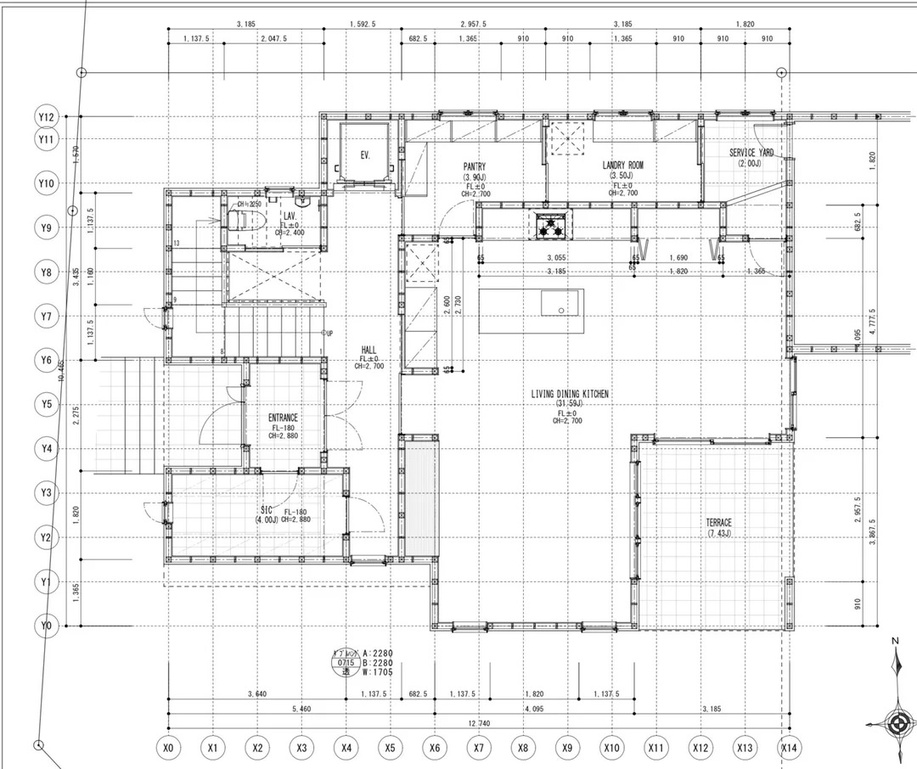
#> input picture floor_plan.jpg, 917 x 769 px, shrunk from 1080 x 906 before the run
$ python -i image_processing.py   (imports and definitions only)
#> lines starting #> are read from the running program, lines starting #| are printed output that depends on the picture; after the words box and inside, x2 and y2 are one past the last pixel; in counts of white or black regions, pixels touching at a corner belong together
import cv2
import numpy as np
import logging

# Configure logging
# [6 lines not run here, left out]
logger = logging.getLogger('FloorPlanProcessor')
class FloorPlanProcessor:
    def __init__(self, image_path):
        """
        Initialize the floor plan processor with the path to the image.

        Args:
            image_path (str): Path to the floor plan image
        """
#> called with image_path = '../floor_plan.jpg'
        self.image_path = image_path
        self.image = cv2.imread(image_path)
#> self.image is the input picture: shape (769, 917, 3); min 0, max 255, mean 242
        if self.image is None:
            raise ValueError(f"Could not read image from {image_path}")

        # Get image dimensions
        self.height, self.width = self.image.shape[:2]

        # Initialize class variables
        self.processed_image = None
        self.walls = None
        self.doors = None
        self.windows = None
        self.rooms = None
        self.room_dimensions = None
        self.scale_factor = None

        # Wall thickness estimation (in pixels)
        self.estimated_wall_thickness = None

    def preprocess(self):
        """
        Preprocess the image to enhance features for detection.
        """
        # Create a copy of the original image
        original = self.image.copy()

        # Convert to grayscale
        gray = cv2.cvtColor(original, cv2.COLOR_BGR2GRAY)

        # Apply bilateral filter to reduce noise while preserving edges
        filtered = cv2.bilateralFilter(gray, 9, 75, 75)

        # Apply Contrast Limited Adaptive Histogram Equalization (CLAHE)
        clahe = cv2.createCLAHE(clipLimit=2.0, tileGridSize=(8, 8))
        equalized = clahe.apply(filtered)
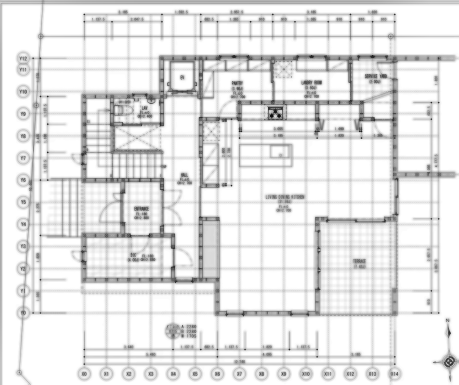
#> equalized: shape (769, 917) (shown at 1/2 size); min 13, max 255, mean 229.4

        # Apply adaptive thresholding with different parameters
        binary = cv2.adaptiveThreshold(
            equalized, 255, cv2.ADAPTIVE_THRESH_GAUSSIAN_C,
            cv2.THRESH_BINARY_INV, 21, 5
        )
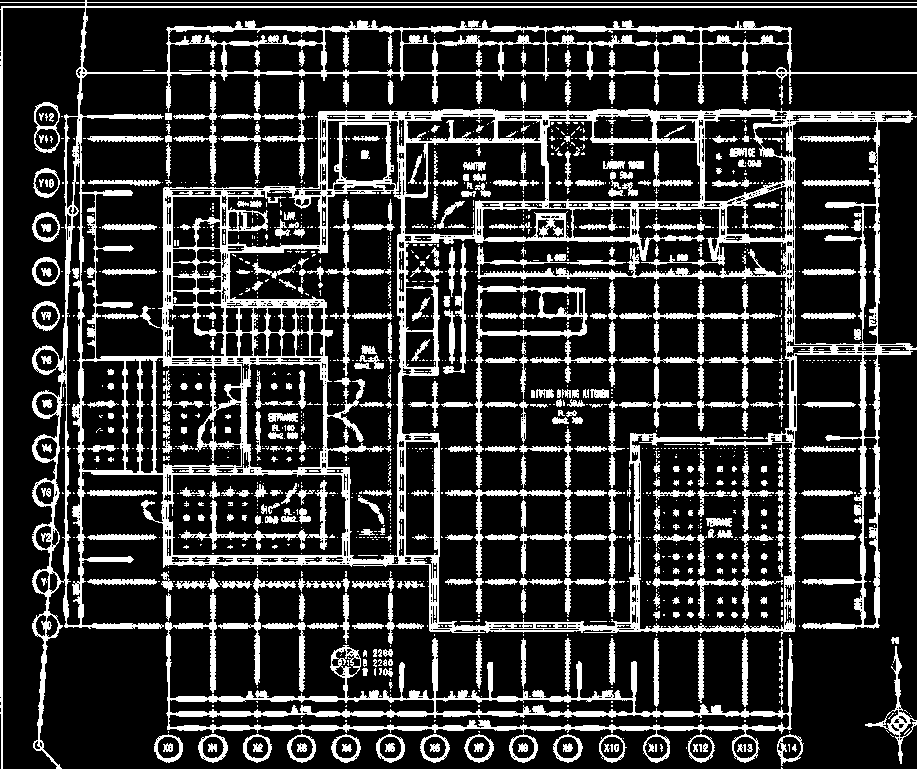
#> binary: shape (769, 917); 21% white; 1564 white regions (1095 under 20 px), largest, box (x1, y1, x2, y2) and area: (0, 0, 917, 769) 75855, (165, 593, 793, 763) 11743, (474, 285, 588, 443) 2123

        # Estimate wall thickness
        self.estimated_wall_thickness = self._estimate_wall_thickness(binary)
        print(f"Estimated wall thickness: {self.estimated_wall_thickness} pixels")

        # Create structural element for morphological operations
        kernel_size = max(3, int(self.estimated_wall_thickness / 3))
        kernel = np.ones((kernel_size, kernel_size), np.uint8)

        # Close small gaps in walls
        closed = cv2.morphologyEx(binary, cv2.MORPH_CLOSE, kernel, iterations=1)

        # Remove small noise
        opened = cv2.morphologyEx(closed, cv2.MORPH_OPEN, kernel, iterations=1)

        self.processed_image = opened
        return self.processed_image

    def _estimate_wall_thickness(self, binary_image):
        """
        Estimate the wall thickness from the binary image.

        Args:
            binary_image (numpy.ndarray): Binary image of the floor plan

        Returns:
            int: Estimated wall thickness in pixels
        """
        # Create a distance transform
        dist_transform = cv2.distanceTransform(binary_image, cv2.DIST_L2, 5)
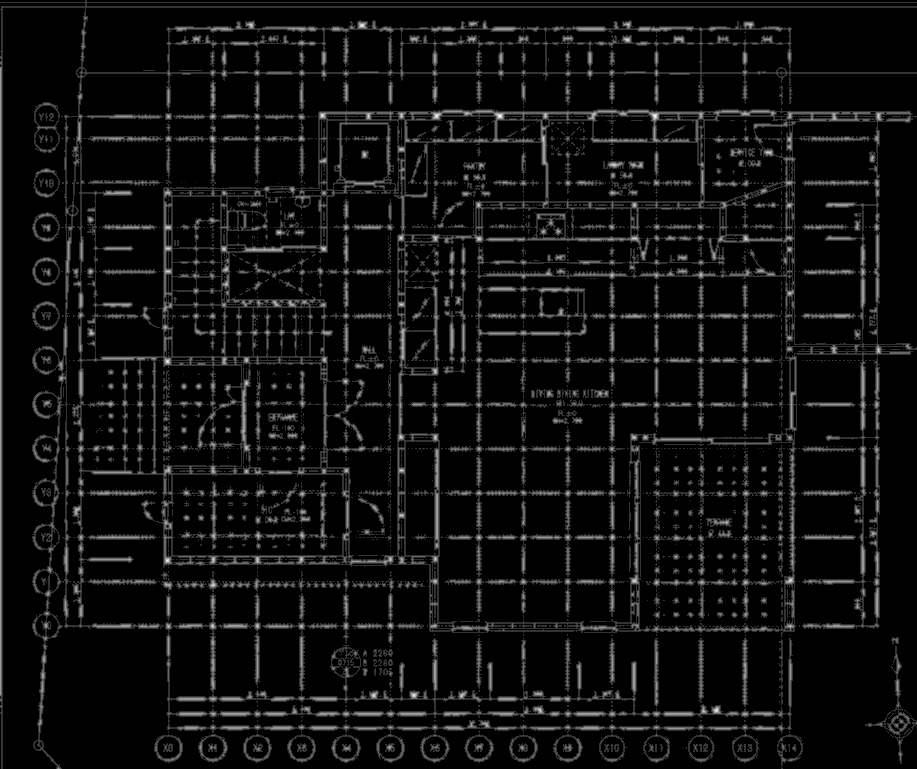
#> dist_transform: shape (769, 917) float32; min 0, max 5, mean 0.303; drawn with min black and max white

        # Find local maxima of the distance transform
        kernel = np.ones((5, 5), np.uint8)
        locmax = cv2.dilate(dist_transform, kernel)
        mask = cv2.compare(dist_transform, locmax, cv2.CMP_EQ)
#> mask: shape (769, 917); 56.6% white; 64 black regions (1 under 20 px), largest, box (x1, y1, x2, y2) and area: (0, 0, 917, 769) 299005, (863, 635, 917, 766) 1807, (359, 148, 372, 161) 157
#> (the rest of the program and of its run is left out)
